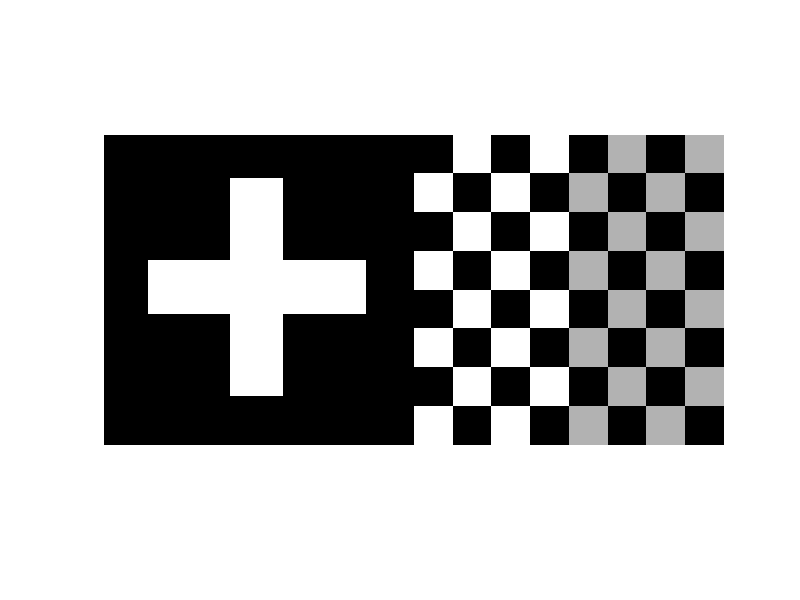

This chart was generated by the following MATLAB code:
d1 = 64;
d2 = d1;
X = zeros(d1);
row1 = 27;
row2 = 37;
X(row1:row2,10:54) = 1;
X(10:54,row1:row2) = 1;
imagesc(X);
colorbar;

X2 = checkerboard(d1/8);
imagesc(X2);
colorbar;

imshow([X, X2]);

imshowpair(X, X2, 'montage')